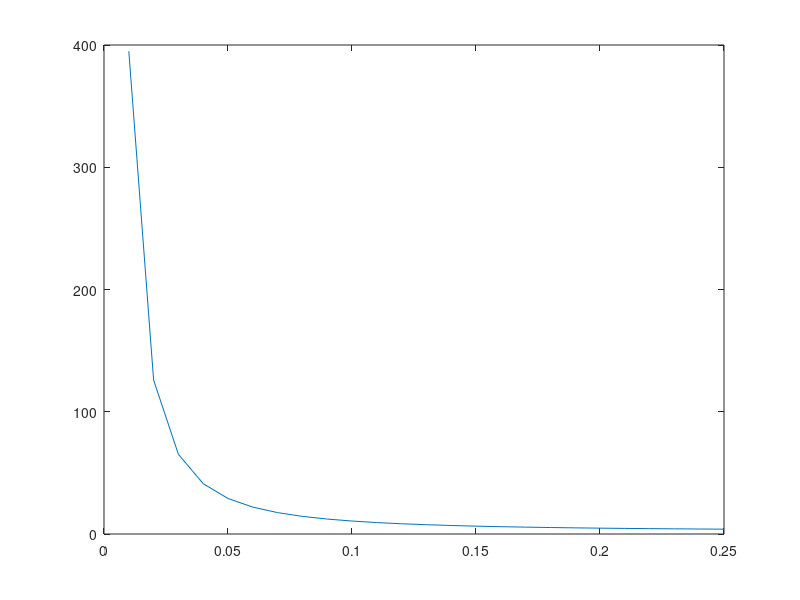

Write MATLAB code to recreate this figure.
% CriticalDose.m
% Critical dose curve at 300kV from Grant & Grigorieff, eLife '15

a=.245;
b=-1.665;
c=2.81;
kVFactor=.75;

x=0:.01:.25;
f=x;

Nc=.75*(.245*f.^-1.665+2.81);
% Nc=k*(a*x.^b+c);

plot(x,Nc);